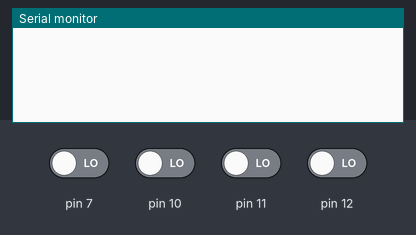
A sketch run on a simulated Arduino Uno, built with avr-gcc and run on an emulated ATmega328P. On the bench: the last lines printed to the serial monitor. The inputs (shaded band) are chosen by the test bench; at power-on: pin 7, pin 10–12 LOW.

Above: at 1.2 s.
1.3 s: pin 7 driven HIGH
At 1.9 s:
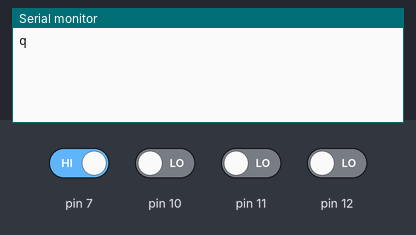
2.8 s: pin 10 driven HIGH
At 4.0 s:
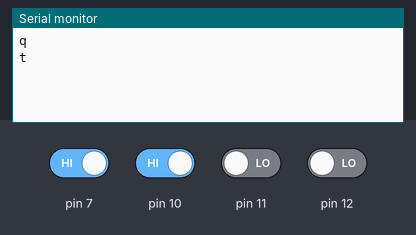
4.3 s: pin 11 driven HIGH
At 5.5 s:
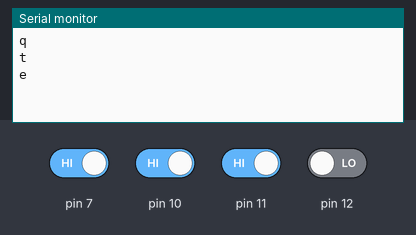
5.8 s: pin 12 driven HIGH
At 6.7 s:
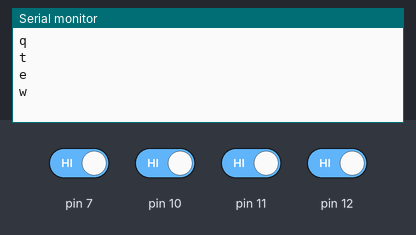

Measured:
- after the input at 1.3 s, the serial monitor: prints a new line at once (image 1)
- after the input at 2.8 s, the serial monitor: prints a new line at once (image 2)
- after the input at 4.3 s, the serial monitor: prints a new line at once (image 3)
- after the input at 5.8 s, the serial monitor: prints a new line at once (image 4)

The sketch:

client_arduino.ino
```cpp
int pq_v = true;
int pw_v = true;
int pe_v = true;
int pt_v = true;


void setup() {
  // put your setup code here, to run once:
  Serial.begin(9600);
  pinMode(12, INPUT);
  pinMode(11, INPUT);
  pinMode(10, INPUT);
  pinMode(7, INPUT);

}

void loop() {
  // put your main code here, to run repeatedly:

  int q_v = digitalRead(7);
  int w_v = digitalRead(12);
  int e_v = digitalRead(11);
  int t_v = digitalRead(10);


  if(pq_v == false && q_v==true){
    Serial.println("q");
    }
  else if(pw_v == false && w_v==true){
    Serial.println("w");
    }
  else if(pe_v == false && e_v==true){
    Serial.println("e");
    }

  else if(pt_v == false && t_v==true){
    Serial.println("t");
    }
  else{
    Serial.println("");
    }
  pq_v = q_v;

  pt_v = t_v;
  pe_v = e_v;
  pw_v = w_v;

//  Serial.println(readV);

  delay(100);

}
```
